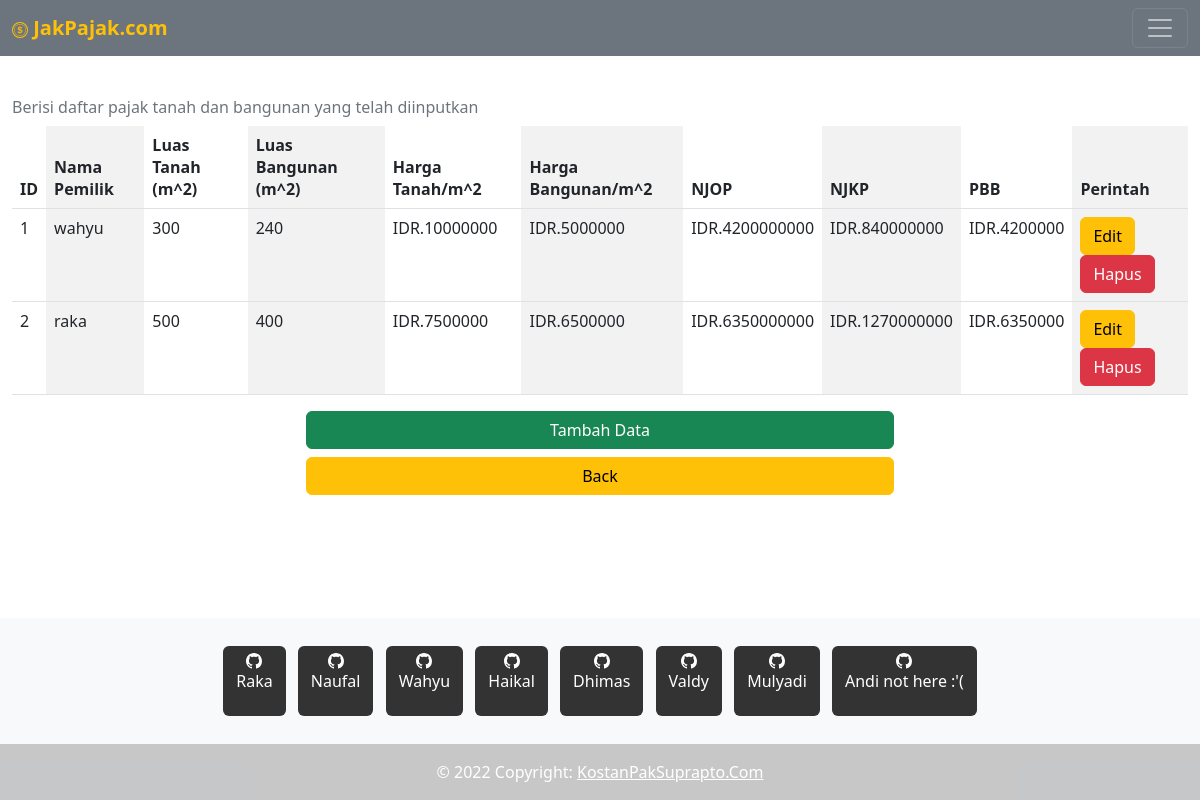
The page /jakpajak.com/indexadmin/pajakadmin/daftarpajakpbb.php on the database its author committed.
### tables this page shows
CREATE TABLE `data_pbb` (
  `id` int(11) NOT NULL,
  `nama` varchar(255) NOT NULL,
  `tanah` int(11) NOT NULL,
  `bangunan` int(11) NOT NULL,
  `harga_tanah` bigint(20) NOT NULL,
  `harga_bangunan` bigint(20) NOT NULL,
  `njop` bigint(20) NOT NULL,
  `njkp` bigint(20) NOT NULL,
  `pbb` bigint(20) NOT NULL
);

### jakpajak.com/indexadmin/pajakadmin/daftarpajakpbb.php (the view, shortened to what this page needs)
<?php
    include_once("./connectdata/conn.php");
    $result = mysqli_query($conn, "SELECT * FROM data_pbb");
?>
<!DOCTYPE html>
<html lang="en">
<head>
    <link href="https://cdn.jsdelivr.net/npm/bootstrap@5.2.3/dist/css/bootstrap.min.css" rel="stylesheet"
>
</head>
<body class="d-flex flex-column min-vh-100">
    <header>
        <nav class="navbar navbar-dark bg-secondary fixed-top">
            <div class="container-fluid">
                <a class="navbar-brand text-warning" href="#">
                    <span class="fs-5 fw-semibold">JakPajak.com</span>
                </a>
                <button-toggle class="navbar-toggler" type="button" data-bs-toggle="offcanvas"
                    data-bs-target="#offcanvasDarkNavbar" aria-controls="offcanvasDarkNavbar">
                    <span class="navbar-toggler-icon"></span>
                </button-toggle>
            </div>
        </nav>
    </header>
    <main class="mt-3 mb-5">
        <nav class="mt-5 container-fluid">
            <table class="table table-hover table-striped-columns caption-top">
                <caption>Berisi daftar pajak tanah dan bangunan yang telah diinputkan</caption>
                <thead>
                    <tr>
                        <th scope="col">ID</th>
                        <th scope="col">Nama Pemilik</th>
                        <th scope="col">Luas Tanah (m^2)</th>
                        <th scope="col">Luas Bangunan (m^2)</th>
                        <th scope="col">Harga Tanah/m^2</th>
                        <th scope="col">Harga Bangunan/m^2</th>
                        <th scope="col">NJOP</th>
                        <th scope="col">NJKP</th>
                        <th scope="col">PBB</th>
                        <th scope="col">Perintah</th>
                    </tr>
                </thead>
                <?php
                    $no = 1;
                    while ($user_data = mysqli_fetch_array($result)):
                ?>
                <tbody>
                    <tr>
                        <td><?php echo $no++?></td>
                        <td><?php echo $user_data['nama'] ?></td>
                        <td><?php echo $user_data['tanah'] ?></td>
                        <td><?php echo $user_data['bangunan'] ?></td>
                        <td>IDR.<?php echo $user_data['harga_tanah'] ?></td>
                        <td>IDR.<?php echo $user_data['harga_bangunan'] ?></td>
                        <td>IDR.<?php echo $user_data['njop'] ?></td>
                        <td>IDR.<?php echo $user_data['njkp'] ?></td>
                        <td>IDR.<?php echo $user_data['pbb'] ?></td>
                        <td>
                            <a class='btn btn-warning' href="#" data-bs-toggle="modal"
                                data-bs-target="#updata<?php echo $no ?>">Edit</a>
                            <a href="./deletedata/deletepajakpbb.php?id=<?=$user_data['id']?>" class="btn btn-danger" onclick="return confirm('Yakin nih di hapus?')">Hapus</a>
                        </td>
                    </tr>
                </tbody>
                <?php endwhile; ?>
            </table>
            <div class="d-grid gap-2 col-6 mx-auto">
                <a class="btn btn-success" type="button" data-bs-toggle="modal" data-bs-target="#adddata">Tambah
                    Data</a>
                <a class="btn btn-warning" type="button" href="../homeuser.html">Back</a>
            </div>
        </nav>
    </main>
    <footer class="bg-light text-center text-white footer mt-auto">
        <div class="container p-4 pb-0">
            <section class="mb-4">
                <a class="btn text-white btn-floating m-1" style="background-color: #333333;"
                    href="https://github.com/raanui21" role="button">
                    <p>Raka</p>
                </a>
                <a class="btn text-white btn-floating m-1" style="background-color: #333333;"
                    href="https://github.com/nflnsr" role="button">
                    <p>Naufal</p>
                </a>
                <a class="btn text-white btn-floating m-1" style="background-color: #333333;"
                    href="https://github.com/Waafre" role="button">
                    <p>Wahyu</p>
                </a>
                <a class="btn text-white btn-floating m-1" style="background-color: #333333;"
                    href="https://github.com/HaikalAzka19" role="button">
                    <p>Haikal</p>
                </a>
                <a class="btn text-white btn-floating m-1" style="background-color: #333333;"
                    href="https://github.com/IceScout26" role="button">
                    <p>Dhimas</p>
                </a>
                <a class="btn text-white btn-floating m-1" style="background-color: #333333;"
                    href="https://github.com/elysiamori" role="button">
                    <p>Valdy</p>
                </a>
                <a class="btn text-white btn-floating m-1" style="background-color: #333333;"
                    href="https://github.com/LyAmurus" role="button">
                    <p>Mulyadi</p>
                </a>
                <a class="btn text-white btn-floating m-1" style="background-color: #333333;" href="#!"
                    role="button">
                    <p>Andi not here :'(</p>
                </a>
            </section>
        </div>
        <div class="text-center p-3" style="background-color: rgba(0, 0, 0, 0.2);">
            © 2022 Copyright:
            <a class="text-white" href="#">KostanPakSuprapto.Com</a>
        </div>
    </footer>
</body>
</html>

### rows shown on the page
data_pbb: nama "wahyu", tanah "300", bangunan "240", harga_tanah "10000000", harga_bangunan "5000000", njop "4200000000", njkp "840000000", pbb "4200000"
data_pbb: nama "raka", tanah "500", bangunan "400", harga_tanah "7500000", harga_bangunan "6500000", njop "6350000000", njkp "1270000000", pbb "6350000"
